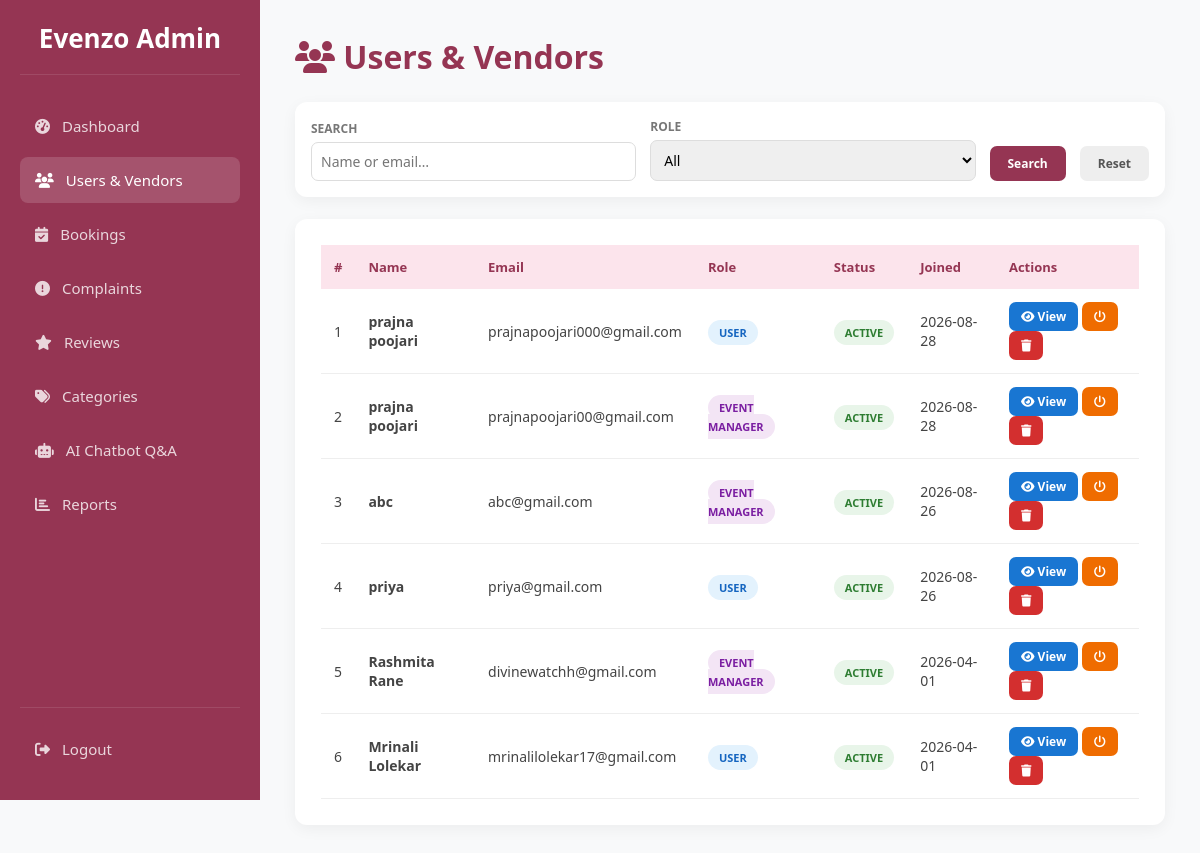
Page /admin/users (signed in) on the committed database.
### tables this page shows
CREATE TABLE users (
            id INTEGER PRIMARY KEY AUTOINCREMENT,
            full_name TEXT NOT NULL,
            email TEXT UNIQUE NOT NULL,
            password TEXT NOT NULL,
            role TEXT CHECK(role IN ('user', 'admin', 'eventmanager')) NOT NULL,
            is_approved INTEGER DEFAULT 0, -- 0=Pending, 1=Approved by Admin
            created_at TIMESTAMP DEFAULT CURRENT_TIMESTAMP
        , reset_otp TEXT, is_active INTEGER DEFAULT 1);

CREATE TABLE manager_profiles (
            id INTEGER PRIMARY KEY AUTOINCREMENT,
            user_id INTEGER NOT NULL,
            business_name TEXT NOT NULL,
            phone TEXT NOT NULL,
            license_path TEXT, -- Path to uploaded JPEG/PDF license
            bio TEXT,
            base_price REAL DEFAULT 0.0,
            rating REAL DEFAULT 0.0, profile_pic TEXT, location TEXT, -- For the "Ratings/Reviews system"
            FOREIGN KEY (user_id) REFERENCES users (id) ON DELETE CASCADE
        );

### app.py (the view)
@app.route('/admin/users')
def admin_users():
    if 'user_id' not in session or session['role'] != 'admin':
        return redirect(url_for('index'))
    conn = get_db_connection()
    search = request.args.get('q', '')
    role_f = request.args.get('role', '')
    query  = '''
        SELECT u.id, u.full_name, u.email, u.role, u.is_approved, u.is_active, u.created_at,
               m.business_name, m.phone, m.license_path
        FROM users u LEFT JOIN manager_profiles m ON u.id = m.user_id
        WHERE u.role != 'admin'
    '''
    params = []
    if search:
        query += " AND (u.full_name LIKE ? OR u.email LIKE ?)"
        params += [f'%{search}%', f'%{search}%']
    if role_f:
        query += " AND u.role=?"
        params.append(role_f)
    query += " ORDER BY u.created_at DESC"
    all_users = conn.execute(query, params).fetchall()
    conn.close()
    return render_template('admin_users.html', all_users=all_users, search=search, role_f=role_f)

### app.py (called while the page is built)
def get_db_connection():
    conn = sqlite3.connect('database.db', timeout=10)
    conn.row_factory = sqlite3.Row
    conn.execute("PRAGMA foreign_keys = ON")
    return conn

### frontend/templates/admin_users.html (shortened to what this page needs)
<!DOCTYPE html>
<html lang="en">
<head>
<link rel="stylesheet" href="https://cdnjs.cloudflare.com/ajax/libs/font-awesome/6.4.0/css/all.min.css">
</head>
<body>
<div class="sidebar">
  <div class="logo">Evenzo Admin</div>
  <nav>
    <a class="nav-item" href="{{ url_for('admin_dashboard') }}"><i class="fas fa-tachometer-alt"></i> Dashboard</a>
    <a class="nav-item active" href="{{ url_for('admin_users') }}"><i class="fas fa-users"></i> Users & Vendors</a>
    <a class="nav-item" href="{{ url_for('admin_bookings') }}"><i class="fas fa-calendar-check"></i> Bookings</a>
    <a class="nav-item" href="{{ url_for('admin_complaints') }}"><i class="fas fa-exclamation-circle"></i> Complaints</a>
    <a class="nav-item" href="{{ url_for('admin_reviews') }}"><i class="fas fa-star"></i> Reviews</a>
    <a class="nav-item" href="{{ url_for('admin_categories') }}"><i class="fas fa-tags"></i> Categories</a>
    <a class="nav-item" href="{{ url_for('admin_chatbot') }}"><i class="fas fa-robot"></i> AI Chatbot Q&A</a>
    <a class="nav-item" href="{{ url_for('admin_reports') }}"><i class="fas fa-chart-bar"></i> Reports</a>
  </nav>
  <div class="logout-box"><a class="nav-item" href="{{ url_for('logout') }}"><i class="fas fa-sign-out-alt"></i> Logout</a></div>
</div>
<div class="main">
  <h1 style="color:var(--primary);margin-bottom:24px"><i class="fas fa-users"></i> Users & Vendors</h1>
  <form method="GET" class="filter-bar">
    <div class="fg"><label>Search</label><input name="q" value="{{ search }}" placeholder="Name or email…"></div>
    <div class="fg"><label>Role</label>
      <select name="role">
        <option value="">All</option>
      </select>
    </div>
    <button type="submit" class="btn btn-search">Search</button>
    <a href="{{ url_for('admin_users') }}" class="btn btn-reset">Reset</a>
  </form>
  <div class="card">
    {% if all_users %}
    <div style="overflow-x:auto">
    <table><thead><tr><th>#</th><th>Name</th><th>Email</th><th>Role</th><th>Status</th><th>Joined</th><th>Actions</th></tr></thead><tbody>
    {% for u in all_users %}
    <tr>
      <td>{{ loop.index }}</td>
      <td><strong>{{ u.full_name }}</strong></td>
      <td>{{ u.email }}</td>
      <td><span class="badge badge-{{ u.role }}">{{ 'Event Manager' if u.role == 'eventmanager' else 'User' }}</span></td>
      <td>
        {% if u.role == 'eventmanager' and u.is_approved == 0 %}
          <span class="badge badge-pending">Pending</span>
        {% elif u['is_active'] is defined and u['is_active'] == 0 %}
          <span class="badge badge-inactive">Inactive</span>
        {% else %}
          <span class="badge badge-active">Active</span>
        {% endif %}
      </td>
      <td>{{ u.created_at[:10] if u.created_at else '—' }}</td>
      <td>
        {% if u.role == 'eventmanager' %}
        <a href="{{ url_for('admin_view_vendor', vendor_id=u.id) }}" class="btn btn-view"><i class="fas fa-eye"></i> View</a>
        {% else %}
        <a href="{{ url_for('admin_view_user', user_id=u.id) }}" class="btn btn-view"><i class="fas fa-eye"></i> View</a>
        {% endif %}
        <form method="POST" action="{{ url_for('toggle_user_status', user_id=u.id) }}" style="display:inline">
          <button class="btn btn-toggle" title="Toggle Active/Inactive"><i class="fas fa-power-off"></i></button>
        </form>
        <button class="btn btn-delete" onclick="openDelete({{ u.id }}, '{{ u.full_name }}')"><i class="fas fa-trash"></i></button>
      </td>
    </tr>
    {% endfor %}
    </tbody></table></div>
    {% else %}
    <p style="text-align:center;color:#aaa;padding:40px">No users found.</p>
    {% endif %}
  </div>
</div>
</body>
</html>

### frontend/templates/admin_users.html (style rules this page uses)
:root { --primary:#953553;--bg:#f8f9fa;--sw:260px }
* { margin:0;padding:0;box-sizing:border-box;font-family:'Segoe UI',sans-serif }
body { background:var(--bg);display:flex;min-height:100vh }
.sidebar { width:var(--sw);background:var(--primary);height:100vh;position:fixed;left:0;top:0;color:#fff;padding:20px;display:flex;flex-direction:column;z-index:1000 }
.sidebar .logo { font-size:26px;font-weight:bold;text-align:center;border-bottom:1px solid rgba(255,255,255,.1);padding-bottom:18px;margin-bottom:28px }
.nav-item { padding:13px 15px;margin-bottom:8px;border-radius:8px;display:flex;align-items:center;gap:12px;color:rgba(255,255,255,.8);text-decoration:none;transition:.3s;font-size:15px }
.nav-item:hover,.nav-item.active { background:rgba(255,255,255,.15);color:#fff }
.logout-box { margin-top:auto;padding-top:18px;border-top:1px solid rgba(255,255,255,.1) }
.main { margin-left:var(--sw);width:calc(100% - var(--sw));padding:35px;min-height:100vh }
.filter-bar { display:flex;gap:14px;background:#fff;padding:16px;border-radius:12px;box-shadow:0 4px 15px rgba(0,0,0,.05);margin-bottom:22px;flex-wrap:wrap;align-items:flex-end }
.fg { display:flex;flex-direction:column;flex:1;min-width:160px }
.fg label { font-size:12px;font-weight:bold;color:#777;margin-bottom:5px;text-transform:uppercase }
.fg input,.fg select { padding:9px;border:1px solid #ddd;border-radius:7px;font-size:14px;outline:none }
.card { background:#fff;border-radius:12px;padding:26px;box-shadow:0 4px 15px rgba(0,0,0,.05) }
table { width:100%;border-collapse:collapse }
th { text-align:left;padding:13px;background:#fce4ec;color:var(--primary);font-size:13px }
td { padding:13px;border-bottom:1px solid #eee;font-size:14px;color:#444;vertical-align:middle }
.badge { padding:5px 11px;border-radius:20px;font-size:11px;font-weight:bold;text-transform:uppercase }
.badge-active,.badge-approved { background:#e8f5e9;color:#2e7d32 }
.badge-user { background:#e3f2fd;color:#1565c0 }
.badge-eventmanager { background:#f3e5f5;color:#7b1fa2 }
.btn { display:inline-block;padding:6px 12px;border-radius:7px;font-weight:600;font-size:12px;text-decoration:none;border:none;cursor:pointer;transition:.2s }
.btn-view { background:#1976d2;color:#fff }
.btn-toggle { background:#ef6c00;color:#fff }
.btn-delete { background:#d32f2f;color:#fff }
.btn-search { background:var(--primary);color:#fff;padding:9px 18px }
.btn-reset { background:#eee;color:#555;padding:9px 18px;text-decoration:none }

### rows in the picture
users: full_name "prajna poojari", email "prajnapoojari000@gmail.com", role "USER", is_active "ACTIVE", created_at "2026-08-28"
manager_profiles: full_name "prajna poojari", email "prajnapoojari00@gmail.com", created_at "2026-08-28"
users: role "EVENT MANAGER"
manager_profiles: full_name "abc", email "abc@gmail.com", created_at "2026-08-26"
users: role "EVENT MANAGER"
users: full_name "priya", email "priya@gmail.com", role "USER", is_active "ACTIVE", created_at "2026-08-26"
manager_profiles: full_name "Rashmita Rane", email "divinewatchh@gmail.com", created_at "2026-04-01"
users: role "EVENT MANAGER"
users: full_name "Mrinali Lolekar", email "mrinalilolekar17@gmail.com", role "USER", is_active "ACTIVE", created_at "2026-04-01"
